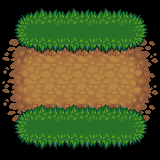

This is a level from a 2D game, rendered from its Tiled map with the project's own tilesets. A one-line summary and the complete map file follow:
An orthogonal 5x5 tile map with 32x32 px tiles, 2 tile layers (Tile Layer 2, Tile Layer 1).

<map version="1.0" orientation="orthogonal" renderorder="right-down" width="5" height="5" tilewidth="32" tileheight="32" nextobjectid="1">
 <tileset firstgid="1" name="terrain" tilewidth="32" tileheight="32" tilecount="483">
  <image source="./Resources/terrain.png" width="672" height="736" />
 </tileset>
 <layer name="Tile Layer 2" width="5" height="5">
  <data>
   <tile gid="0" />
   <tile gid="0" />
   <tile gid="0" />
   <tile gid="0" />
   <tile gid="0" />
   <tile gid="43" />
   <tile gid="44" />
   <tile gid="44" />
   <tile gid="44" />
   <tile gid="45" />
   <tile gid="0" />
   <tile gid="0" />
   <tile gid="0" />
   <tile gid="0" />
   <tile gid="0" />
   <tile gid="85" />
   <tile gid="86" />
   <tile gid="86" />
   <tile gid="86" />
   <tile gid="87" />
   <tile gid="0" />
   <tile gid="0" />
   <tile gid="0" />
   <tile gid="0" />
   <tile gid="0" />
  </data>
 </layer>
 <layer name="Tile Layer 1" width="5" height="5">
  <data>
   <tile gid="169" />
   <tile gid="170" />
   <tile gid="170" />
   <tile gid="170" />
   <tile gid="171" />
   <tile gid="211" />
   <tile gid="212" />
   <tile gid="212" />
   <tile gid="212" />
   <tile gid="213" />
   <tile gid="64" />
   <tile gid="65" />
   <tile gid="65" />
   <tile gid="65" />
   <tile gid="66" />
   <tile gid="169" />
   <tile gid="170" />
   <tile gid="170" />
   <tile gid="170" />
   <tile gid="171" />
   <tile gid="211" />
   <tile gid="212" />
   <tile gid="212" />
   <tile gid="212" />
   <tile gid="213" />
  </data>
 </layer>
</map>